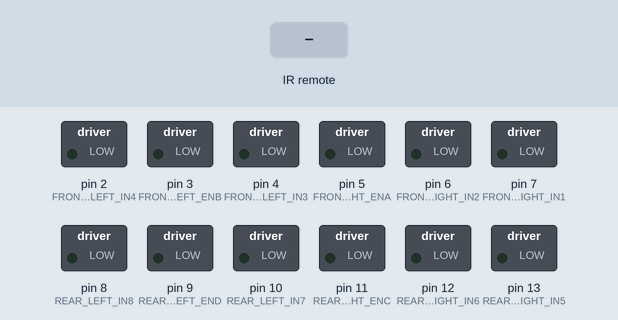
Bench run of a sketch on a simulated Arduino Uno, built with avr-gcc and run on an emulated ATmega328P. On the bench: switched loads named in the sketch (green lamp = pin HIGH). Inputs (shaded band) come from the test bench.

Above: at 1.2 s.
1.3 s: infrared code 0x15 received
At 2.4 s:
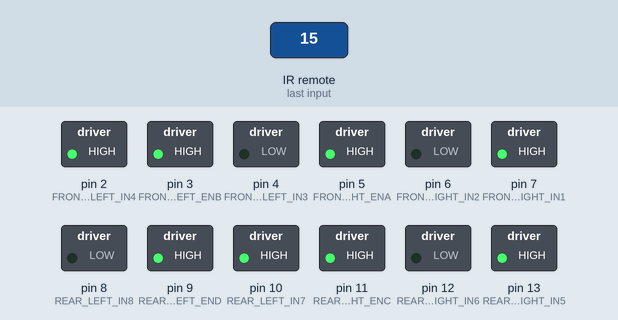
2.8 s: infrared code 0x43 received
At 3.5 s:
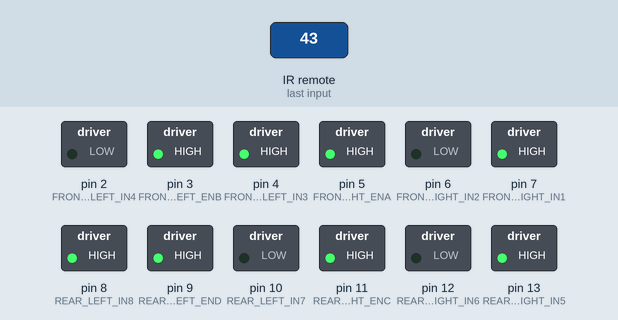
4.3 s: infrared code 0x44 received
At 4.7 s:
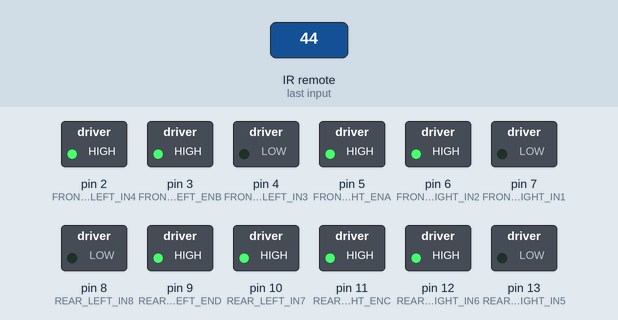
5.8 s: infrared code 0x46 received
At 7.0 s:
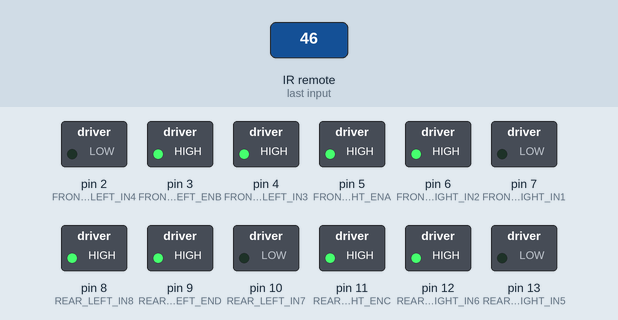
7.3 s: infrared code 0x40 received
At 8.2 s:
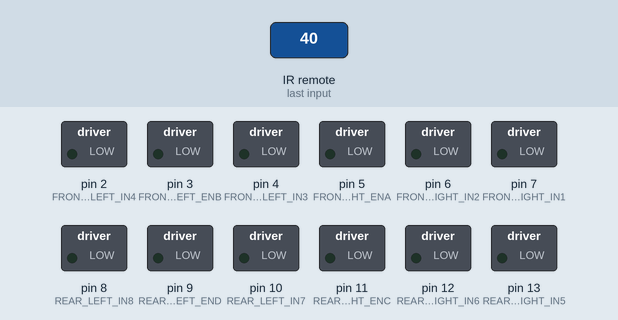
Timing chart, 0 to 9.8 s (numbered marks = the images above; inputs shaded):
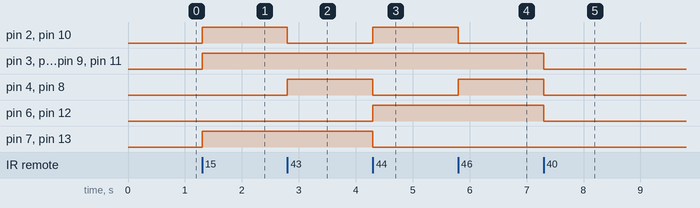

Measured:
- after the input at 1.3 s, pin 2 (FRONT_LEFT_IN4), pin 3 (FRONT_LEFT_ENB), pin 5 (FRONT_RIGHT_ENA), pin 7 (FRONT_RIGHT_IN1), pin 9 (REAR_LEFT_END), pin 10 (REAR_LEFT_IN7), pin 11 (REAR_RIGHT_ENC), pin 13 (REAR_RIGHT_IN5): LOW → HIGH at once
- after the input at 2.8 s, pin 2 (FRONT_LEFT_IN4), pin 10 (REAR_LEFT_IN7): HIGH → LOW at once; pin 4 (FRONT_LEFT_IN3), pin 8 (REAR_LEFT_IN8): LOW → HIGH at once
- after the input at 4.3 s, pin 2 (FRONT_LEFT_IN4), pin 6 (FRONT_RIGHT_IN2), pin 10 (REAR_LEFT_IN7), pin 12 (REAR_RIGHT_IN6): LOW → HIGH at once; pin 4 (FRONT_LEFT_IN3), pin 7 (FRONT_RIGHT_IN1), pin 8 (REAR_LEFT_IN8), pin 13 (REAR_RIGHT_IN5): HIGH → LOW at once
- after the input at 5.8 s, pin 2 (FRONT_LEFT_IN4), pin 10 (REAR_LEFT_IN7): HIGH → LOW at once; pin 4 (FRONT_LEFT_IN3), pin 8 (REAR_LEFT_IN8): LOW → HIGH at once
- after the input at 7.3 s, pin 3 (FRONT_LEFT_ENB), pin 4 (FRONT_LEFT_IN3), pin 5 (FRONT_RIGHT_ENA), pin 6 (FRONT_RIGHT_IN2), pin 8 (REAR_LEFT_IN8), pin 9 (REAR_LEFT_END), pin 11 (REAR_RIGHT_ENC), pin 12 (REAR_RIGHT_IN6): HIGH → LOW at once

The sketch:

ir_controlled_motors.ino
```cpp
// Load 3rd party remote library included with Arduino IDE for uploading to the Arduino
#define DECODE_NEC
#include <IRremote.hpp>

// --- Pin Definitions ---
// Remote receiver pin
constexpr uint8_t RECV_PIN = 0;

/*
 * Motor Pins:
 * EN[ABCD] are the enable pins for speed control (using PWM).
 * IN[12345678] are the direction control pins.
 */

// Front Right Motor
constexpr uint8_t FRONT_RIGHT_ENA = 5;
constexpr uint8_t FRONT_RIGHT_IN1 = 7;
constexpr uint8_t FRONT_RIGHT_IN2 = 6;

// Front Left Motor
constexpr uint8_t FRONT_LEFT_ENB = 3;
constexpr uint8_t FRONT_LEFT_IN3 = 4;
constexpr uint8_t FRONT_LEFT_IN4 = 2;

// Rear Right Motor
constexpr uint8_t REAR_RIGHT_ENC = 11;
constexpr uint8_t REAR_RIGHT_IN5 = 13;
constexpr uint8_t REAR_RIGHT_IN6 = 12;

// Rear Left Motor
constexpr uint8_t REAR_LEFT_END = 9;
constexpr uint8_t REAR_LEFT_IN7 = 10;
constexpr uint8_t REAR_LEFT_IN8 = 8;

// --- Motor Control Settings ---
// Speed value (0-255).  Currently fixed at full speed (255).
// Note: There was a comment mentioning issues at certain speeds.
uint8_t speed = 255;

// --- Function Prototypes ---
void setupMotorPins();
void handleRemoteCommand(uint16_t command);
void rightForward();
void rightBackward();
void leftForward();
void leftBackward();
void runMotor(uint8_t highPin, uint8_t lowPin, uint8_t enablePin, uint8_t speed);
void stopMotor(uint8_t pin1, uint8_t pin2, uint8_t enablePin);
uint16_t irReceive();

// --- Setup ---
void setup() {
  // Initialize the IR receiver
  IrReceiver.begin(RECV_PIN);

  // Set motor control pins as OUTPUT
  setupMotorPins();
}

// --- Main Loop ---
void loop() {
  // Get the command from the remote control
  uint16_t command = irReceive();

  // Process the received command
  handleRemoteCommand(command);
}

// --- Function Implementations ---

// Sets the motor pins to OUTPUT mode.
void setupMotorPins() {
  pinMode(FRONT_RIGHT_ENA, OUTPUT);
  pinMode(FRONT_RIGHT_IN1, OUTPUT);
  pinMode(FRONT_RIGHT_IN2, OUTPUT);
  pinMode(FRONT_LEFT_ENB, OUTPUT);
  pinMode(FRONT_LEFT_IN3, OUTPUT);
  pinMode(FRONT_LEFT_IN4, OUTPUT);
  pinMode(REAR_RIGHT_ENC, OUTPUT);
  pinMode(REAR_RIGHT_IN5, OUTPUT);
  pinMode(REAR_RIGHT_IN6, OUTPUT);
  pinMode(REAR_LEFT_END, OUTPUT);
  pinMode(REAR_LEFT_IN7, OUTPUT);
  pinMode(REAR_LEFT_IN8, OUTPUT);
}
// Processes the command received from the remote.
void handleRemoteCommand(uint16_t command) {
  switch (command) {
    case 0x15: // Down button
      // Run all motors backward
      rightBackward();
      leftBackward();
      break;
    case 0x40: // OK button
      // Stop all motors
      stopMotor(FRONT_RIGHT_IN1, FRONT_RIGHT_IN2, FRONT_RIGHT_ENA);
      stopMotor(FRONT_LEFT_IN3, FRONT_LEFT_IN4, FRONT_LEFT_ENB);
      stopMotor(REAR_RIGHT_IN5, REAR_RIGHT_IN6, REAR_RIGHT_ENC);
      stopMotor(REAR_LEFT_IN7, REAR_LEFT_IN8, REAR_LEFT_END);
      break;
    case 0x43: // Right button
      // Right motors backward, left motors forward (turn right)
      rightBackward();
      leftForward();
      break;
    case 0x44: // Left button
      // Right motors forward, left motors backward (turn left)
      rightForward();
      leftBackward();
      break;
    case 0x46: // Up button
      // All motors forward
      rightForward();
      leftForward();
      break;
    default:
      // Ignore other buttons
      break;
  }
}

// Move the right motors forward.
void rightForward() {
  runMotor(FRONT_RIGHT_IN2, FRONT_RIGHT_IN1, FRONT_RIGHT_ENA, speed);
  runMotor(REAR_RIGHT_IN6, REAR_RIGHT_IN5, REAR_RIGHT_ENC, speed);
}

// Move the right motors backward.
void rightBackward() {
  runMotor(FRONT_RIGHT_IN1, FRONT_RIGHT_IN2, FRONT_RIGHT_ENA, speed);
  runMotor(REAR_RIGHT_IN5, REAR_RIGHT_IN6, REAR_RIGHT_ENC, speed);
}

// Move the left motors forward.
void leftForward() {
  runMotor(FRONT_LEFT_IN3, FRONT_LEFT_IN4, FRONT_LEFT_ENB, speed);
  runMotor(REAR_LEFT_IN8, REAR_LEFT_IN7, REAR_LEFT_END, speed);
}

// Move the left motors backward.
void leftBackward() {
  runMotor(FRONT_LEFT_IN4, FRONT_LEFT_IN3, FRONT_LEFT_ENB, speed);
  runMotor(REAR_LEFT_IN7, REAR_LEFT_IN8, REAR_LEFT_END, speed);
}

// Control a single motor's direction and speed.
// highPin: Pin that is set HIGH for a specific direction.
// lowPin: Pin that is set LOW for the same direction.
// enablePin: Pin used for speed control via Pulse Width Modulation (PWM).
// speed: Speed value (0-255).
void runMotor(uint8_t highPin, uint8_t lowPin, uint8_t enablePin, uint8_t speed) {
  digitalWrite(highPin, HIGH);
  digitalWrite(lowPin, LOW);
  analogWrite(enablePin, speed);
}

// Stop a single motor.
void stopMotor(uint8_t pin1, uint8_t pin2, uint8_t enablePin) {
  digitalWrite(pin1, LOW);
  digitalWrite(pin2, LOW);
  analogWrite(enablePin, 0);
}

// Receive and decode an IR command.
uint16_t irReceive() {
  uint16_t received = 0;

  if (IrReceiver.decode()) {
    if (IrReceiver.decodedIRData.protocol == NEC) {
      received = IrReceiver.decodedIRData.command;
    }
    IrReceiver.resume();
  }
  return received;
}
```
